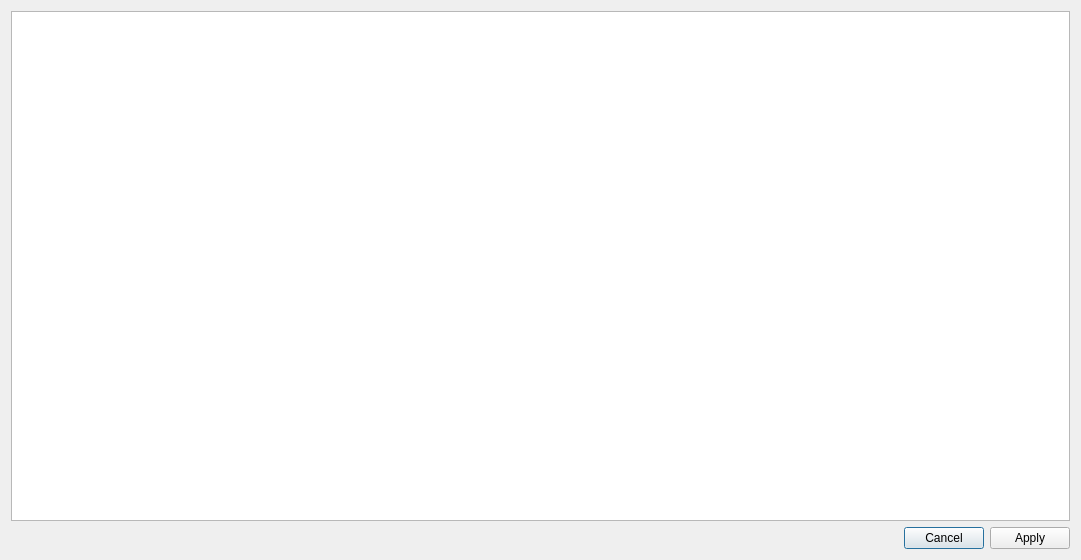
<?xml version="1.0" encoding="UTF-8"?>
<ui version="4.0">
 <class>HelpEditDialog</class>
 <widget class="QDialog" name="HelpEditDialog">
  <property name="geometry">
   <rect>
    <x>0</x>
    <y>0</y>
    <width>1081</width>
    <height>560</height>
   </rect>
  </property>
  <property name="windowTitle">
   <string>Edit Docpage Dialog</string>
  </property>
  <layout class="QGridLayout" name="gridLayout">
   <item row="3" column="1">
    <widget class="QDialogButtonBox" name="buttons">
     <property name="toolTip">
      <string>Apply hcnages and close editor (</string>
     </property>
     <property name="orientation">
      <enum>Qt::Orientation::Horizontal</enum>
     </property>
     <property name="standardButtons">
      <set>QDialogButtonBox::StandardButton::Apply|QDialogButtonBox::StandardButton::Cancel</set>
     </property>
     <property name="centerButtons">
      <bool>false</bool>
     </property>
    </widget>
   </item>
   <item row="0" column="0" colspan="2">
    <widget class="QPlainTextEdit" name="editor"/>
   </item>
  </layout>
 </widget>
 <resources/>
 <connections>
  <connection>
   <sender>buttons</sender>
   <signal>accepted()</signal>
   <receiver>HelpEditDialog</receiver>
   <slot>accept()</slot>
   <hints>
    <hint type="sourcelabel">
     <x>248</x>
     <y>254</y>
    </hint>
    <hint type="destinationlabel">
     <x>157</x>
     <y>274</y>
    </hint>
   </hints>
  </connection>
  <connection>
   <sender>buttons</sender>
   <signal>rejected()</signal>
   <receiver>HelpEditDialog</receiver>
   <slot>reject()</slot>
   <hints>
    <hint type="sourcelabel">
     <x>316</x>
     <y>260</y>
    </hint>
    <hint type="destinationlabel">
     <x>286</x>
     <y>274</y>
    </hint>
   </hints>
  </connection>
 </connections>
</ui>
